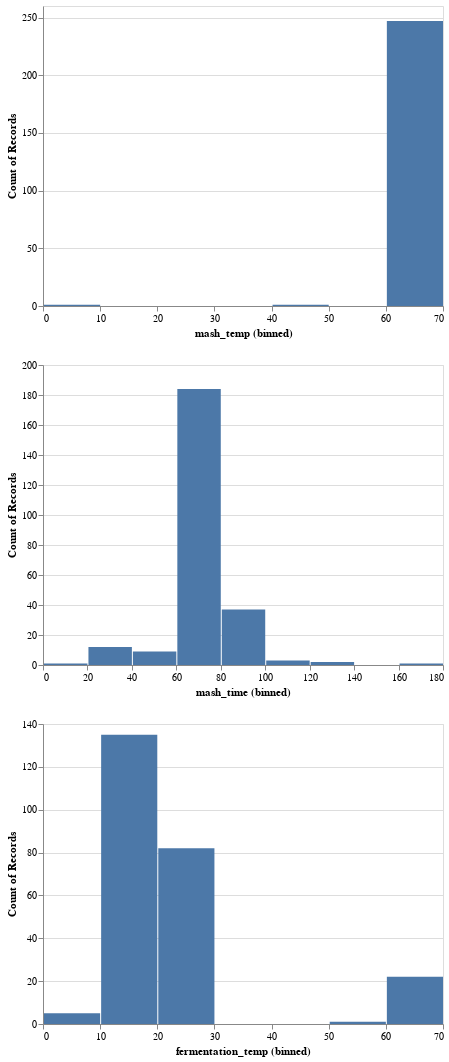

This figure's notebook cell:
### Markdown cell above
As we can see, the distribution of mash temperature tends to be clustered around 65°C. The mash time varies a bit more, though, while the fermentation temperature is roughly around normal outside temperature.

Let's see this as histogram charts:

### Code cell
alt.Chart(df).mark_bar().encode(
    alt.X("mash_temp:Q", bin=True),
    y='count()',
) & alt.Chart(df).mark_bar().encode(
    alt.X("mash_time:Q", bin=True),
    y='count()',
) & alt.Chart(df).mark_bar().encode(
    alt.X("fermentation_temp:Q", bin=True),
    y='count()',
)

### Figure 1 — Vega-Lite specification as saved in the notebook (floating-point values rounded to 4 significant figures; data arrays with more than 128 entries replaced by an {"elided": "..."} marker saying what was removed)
{"$schema": "https://vega.github.io/schema/vega-lite/v3.4.0.json", "config": {"mark": {"tooltip": null}, "view": {"height": 300, "width": 400}}, "data": {"name": "data-082527d4cdf299a7bea1abe981b863ff"}, "datasets": {"data-082527d4cdf299a7bea1abe981b863ff": {"elided": "249 records"}}, "vconcat": [{"encoding": {"x": {"bin": true, "field": "mash_temp", "type": "quantitative"}, "y": {"aggregate": "count", "type": "quantitative"}}, "mark": "bar"}, {"encoding": {"x": {"bin": true, "field": "mash_time", "type": "quantitative"}, "y": {"aggregate": "count", "type": "quantitative"}}, "mark": "bar"}, {"encoding": {"x": {"bin": true, "field": "fermentation_temp", "type": "quantitative"}, "y": {"aggregate": "count", "type": "quantitative"}}, "mark": "bar"}]}
